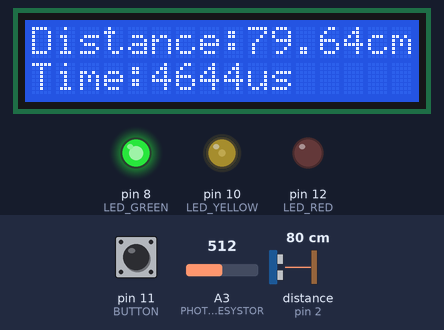
This sketch was run on a simulated Arduino Uno, built with avr-gcc and run on an emulated ATmega328P. Shown: 16×2 character LCD, output pins drawn as LEDs (lit = HIGH). Wiring (inferred from the names in the program): ultrasonic range finder: trigger pin 3; echo pin 2. The inputs (shaded band) are chosen by the test bench; at power-on: distance to the obstacle (sensor on pin 2) 80 cm, pin 11 (BUTTON) LOW, A3 (PHOTORESYSTOR) = 512. The echo pulse lasts 58.3 µs per cm; pins used as bus, display or sensor lines are not drawn; what the sketch prints to the serial monitor is not drawn.

Above: at 1.2 s.
1.3 s: distance to the obstacle (sensor on pin 2) set to 22 cm
At 2.8 s:
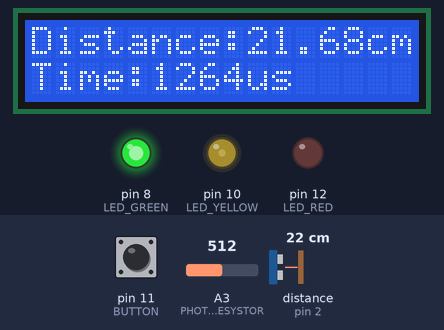
3.1 s: distance to the obstacle (sensor on pin 2) set to 18 cm
At 4.4 s:
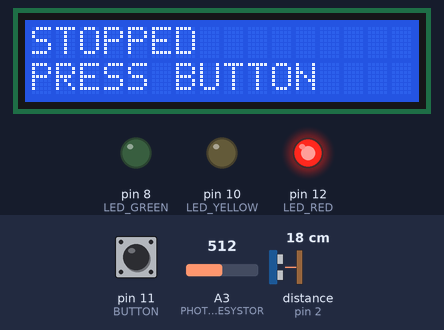
Timing chart, 0 to 6.1 s (numbered marks = the images above; inputs shaded):
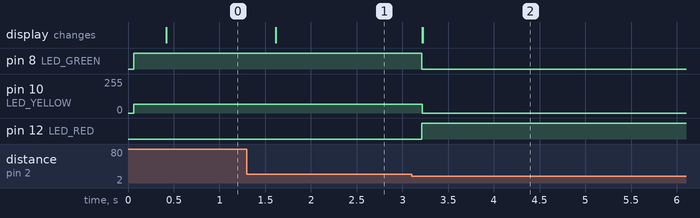

Measured:
- the behaviour switches between 21 and 20 cm on distance to the obstacle (sensor on pin 2) (found by bisection; images 1 and 2)
- after the input at 1.3 s, the display: changes after 0.32 s (image 1)
- after the input at 3.1 s, pin 8 (LED_GREEN): HIGH → LOW after 0.11 s; pin 10 (LED_YELLOW): 64/255 → 0/255 after 0.12 s; pin 12 (LED_RED): LOW → HIGH after 0.11 s; the display: first changes after 0.12 s (image 2 shows a later state)

The sketch:

project.ino
```cpp
#include <LiquidCrystal.h>
#include <IRremote.h>

#define LED_RED 12
#define LED_GREEN 8
#define LED_YELLOW 10
#define PHOTORESYSTOR A3
#define BUTTON 11
#define TRIGGER 3
#define ECHO_PIN 2
#define CRITICAL_LEVEL 20

#define DB7 4
#define DB6 5
#define DB5 6
#define DB4 7

#define LCD_ENABLE A4
#define LCD_RG A5

#define IR_SENSOR 9
#define IR_BUTTON_STOP 0
#define IR_BUTTON_NEXT 6
#define IR_BUTTON_PLAY 5
#define IR_BUTTON_BACK 4
#define IR_BUTTON_EQ 13

// LED functions
void lightLed();
void ledLEDwithPR();
// ---
// Button variables and functions
bool buttonStateStop = false;   // true = system is stopped
bool fifi = false;
unsigned long lastTimeDebounce = millis();
unsigned long timeDebounce = 40;

void changeButtonState();
// ------
// Ultrasonic sensor variables and functions
unsigned long lastTimeTriggered = millis();
unsigned long timeTrigger = 400;
double previousDistance = 400;
unsigned long timeMeasureVal = 0;
volatile unsigned long startedMeasuring;
volatile unsigned long endMeasuring;
volatile bool newDistance = false;

double distance();
void triggerUltraSonicSensor();
void interruptEcho();
// ---------------
// LCD setup
LiquidCrystal lcd(LCD_RG, LCD_ENABLE, DB4, DB5, DB6, DB7);

void writeInLCD(double distance);
void writeInLCD(int measuredPR);
void writeInLCD();

// Using bool since there are only two options, but better to use int or byte
bool currentStateMeasurement = true; // true = centimeters, false = inches
bool currentStateToShow = true;      // true = UltraSonicSensor, false = PhotoResistor
// ---
// Photoresistor variables and functions
unsigned long lastTimeMeasuredPR = millis();
unsigned long timeMeasurePR = 200;
int currentDataInPR();

// -----------
// IR Sensor functions
void triggerIRSensor();
void setStopped(bool stopped);
void setScreen();
void setEQ();
// --------

void setup()
{
    Serial.begin(9600);
    lcd.begin(16, 2);
    IrReceiver.begin(IR_SENSOR);
    pinMode(LED_RED, OUTPUT);
    pinMode(LED_GREEN, OUTPUT);
    pinMode(LED_YELLOW, OUTPUT);
    pinMode(BUTTON, INPUT);

    pinMode(TRIGGER, OUTPUT);
    pinMode(ECHO_PIN, INPUT);
    attachInterrupt(digitalPinToInterrupt(ECHO_PIN), interruptEcho, CHANGE);
}

void loop()
{
    unsigned long timeNow = millis();
    triggerIRSensor();
    if (timeNow - lastTimeDebounce > timeDebounce)
    {
        lastTimeDebounce = timeNow;
        if (digitalRead(BUTTON) == 1 && fifi == false)
        {
            fifi = true;
            changeButtonState();
        }
        if (digitalRead(BUTTON) == 0)
        {
            fifi = false;
        }
    }

    if (buttonStateStop == false)
    {
        if (timeNow - lastTimeTriggered > timeTrigger)
        {
            lastTimeTriggered += timeTrigger;
            triggerUltraSonicSensor();
        }

        if (currentStateToShow == true)
        {
            if (newDistance)
            {
                double distanceC = distance();
                if (!buttonStateStop)
                {
                    writeInLCD(distanceC);
                }
                newDistance = false;
            }
        }
        else
        {
            writeInLCD(currentDataInPR());
        }
    }
    else
    {
        writeInLCD();
    }

    lightLed();
    ledLEDwithPR();
}

void lightLed()
{
    if (buttonStateStop == false)
    {
        digitalWrite(LED_GREEN, 1);
        digitalWrite(LED_RED, 0);
    }
    else
    {
        digitalWrite(LED_GREEN, 0);
        digitalWrite(LED_RED, 1);
    }
}

void changeButtonState()
{
    buttonStateStop = !buttonStateStop;
    lcd.clear();
}

double distance()
{
    unsigned long timeMeasure = endMeasuring - startedMeasuring;
    timeMeasureVal = timeMeasure;
    double cm = timeMeasure * 0.0343 / 2;    // centimeters

    if (cm < CRITICAL_LEVEL)
    {
        lcd.clear();
        buttonStateStop = true;
        Serial.println("STOP");
    }

    if (currentStateMeasurement == true)
    {
        return cm;
    }

    return cm * 0.3937;                    // inches
}

void triggerUltraSonicSensor()
{
    digitalWrite(TRIGGER, 0);
    delayMicroseconds(2);
    digitalWrite(TRIGGER, 1);
    delayMicroseconds(10);
    digitalWrite(TRIGGER, 0);
}

void interruptEcho()
{
    if (digitalRead(ECHO_PIN) == 1)
    {
        startedMeasuring = micros();
    }
    else
    {
        endMeasuring = micros();
        newDistance = true;
    }
}

int currentDataInPR()
{
    return analogRead(PHOTORESYSTOR);
}

void writeInLCD(double distanceVal)
{
    lcd.setCursor(0, 0);
    lcd.print("Distance:");
    lcd.setCursor(9, 0);
    lcd.print(distanceVal);

    if (currentStateMeasurement == true)
    {
        lcd.print("cm    ");
    }
    else
    {
        lcd.print("inch  ");
    }

    lcd.setCursor(0, 1);
    lcd.print("Time:");
    lcd.setCursor(5, 1);
    lcd.print(timeMeasureVal);
    lcd.print("us    ");
}

void writeInLCD(int measuredPR)
{
    lcd.setCursor(0, 0);
    lcd.print("PhotoResistor:");
    lcd.setCursor(0, 1);
    lcd.print(measuredPR);
    lcd.print("    ");
}

void writeInLCD()
{
    lcd.setCursor(0, 0);
    lcd.print("STOPPED       ");
    lcd.setCursor(0, 1);
    lcd.print("PRESS BUTTON  ");
}

void setStopped(bool stopped)
{
    if (buttonStateStop != stopped)
    {
        buttonStateStop = stopped;
        lcd.clear();
    }
}

void setScreen()
{
    currentStateToShow = !currentStateToShow;
    lcd.clear();
}

void setEQ()
{
    currentStateMeasurement = !currentStateMeasurement;
    lcd.clear();
}

void triggerIRSensor()
{
    if (IrReceiver.decode())
    {
        int command = IrReceiver.decodedIRData.command;
        bool isRepeat = IrReceiver.decodedIRData.flags & IRDATA_FLAGS_IS_REPEAT;
        IrReceiver.resume();
        Serial.println(command);

        if (isRepeat) return;

        if (command == IR_BUTTON_STOP)        setStopped(true);
        else if (command == IR_BUTTON_PLAY)   setStopped(false);
        else if (command == IR_BUTTON_BACK)   setScreen();
        else if (command == IR_BUTTON_NEXT)   setScreen();
        else if (command == IR_BUTTON_EQ)     setEQ();
    }
}

void ledLEDwithPR()
{
    int data = 256 - currentDataInPR() * 0.374;
    Serial.println(data);

    if (buttonStateStop == true)
    {
        analogWrite(LED_YELLOW, 0);
    }
    else
    {
        analogWrite(LED_YELLOW, data);
    }
}
```
